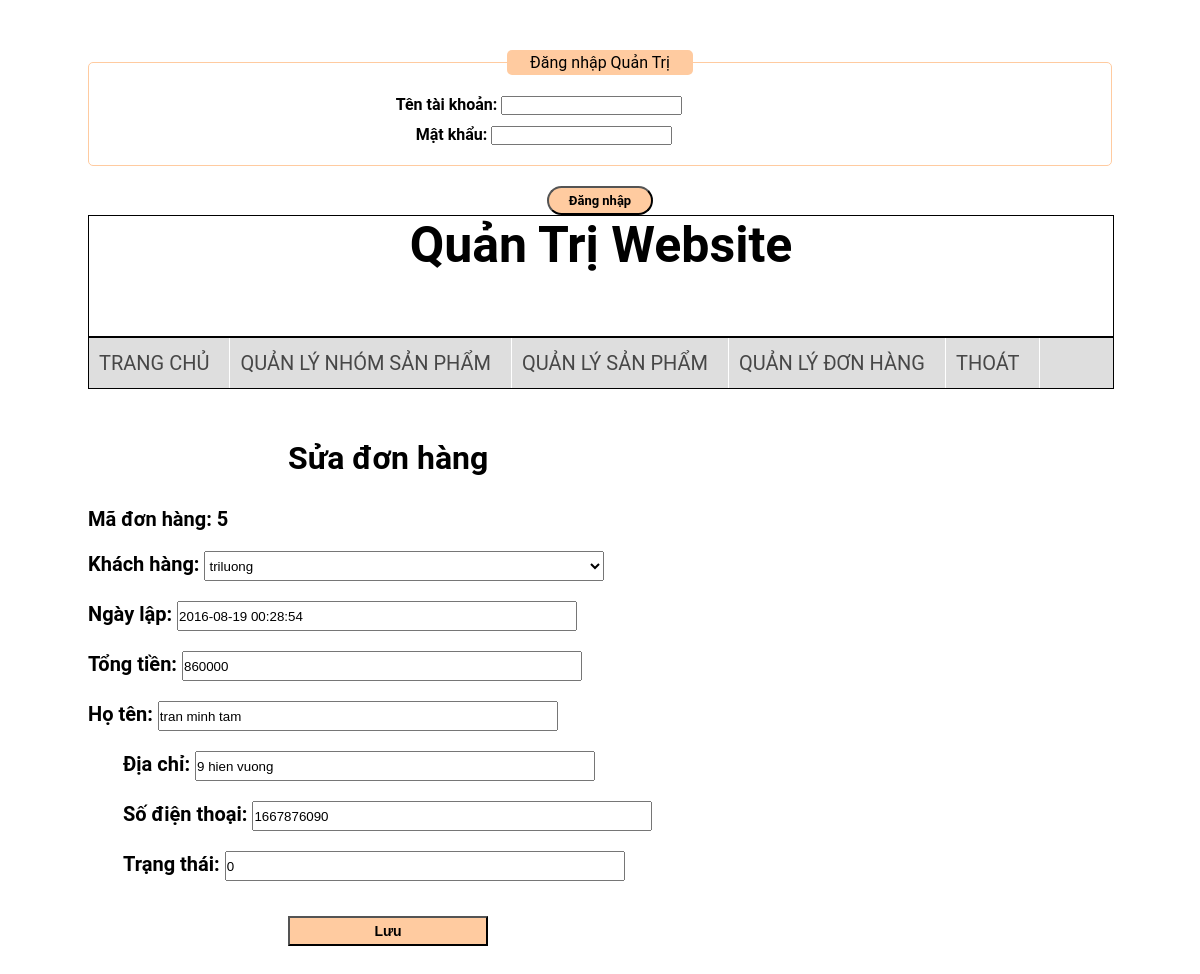
/menshop/suadh.php?suadh=5, run on the app's committed database.
### tables this page shows
CREATE TABLE `donhang` (
  `madh` int(11) NOT NULL,
  `username` varchar(20) NOT NULL,
  `ngaydh` datetime NOT NULL DEFAULT CURRENT_TIMESTAMP,
  `tongtien` int(11) NOT NULL,
  `hotennn` varchar(50) NOT NULL,
  `diachinn` varchar(50) NOT NULL,
  `sdt` varchar(11) NOT NULL,
  `trangthaitt` tinyint(1) NOT NULL
);

### menshop/suadh.php (the view, shortened to what this page needs)
<?php
    if(isset($_SESSION['admin'])){
    }else {
        include_once('loginAdmin.php');
    }
?>
<html>
	<head>
	   	<link rel="stylesheet" type="text/css" href="css/style.css" title="style">
	</head>
	<body>
        <div class="container">
            <div class="header_qt">Quản Trị Website</div>
            <div class="menu_qt">
                <ul>
                    <li><a href="admin.php" style="font-size: 20px; padding-right:20px;">Trang Chủ</a></li>
                    <li><a href="quanlynsp.php" style="font-size: 20px; padding-right:20px;">Quản lý nhóm sản phẩm</a></li>
                    <li><a href="quanlysp.php" style="font-size: 20px; padding-right:20px;">Quản lý sản phẩm</a></li>
                    <li><a href="quanlydh.php" style="font-size: 20px; padding-right:20px;">Quản lý đơn hàng</a></li>
                    <li><a href="logoutadmin.php" style="font-size: 20px; padding-right:20px;">Thoát</a></li>
                </ul>
            </div>
            <div class="conten_qt">
                <?php
                    include('includes/mysqli_connect.php');
                    $id = $_GET['suadh'];
                    $r_suadh = mysqli_query($dbc,"select * from donhang where madh ='".$id."'");
                    $row = mysqli_fetch_array($r_suadh);
                ?>
                 <form action="" method="POST" enctype="multipart/form-data">
                    <h1 style="margin-left: 200px; margin-top: 50px;">Sửa đơn hàng</h1>
                   <div style="margin-top: 30px;">
                        <label for="tennhom" style="font-size: 20px;">Mã đơn hàng: <?php echo $row['madh']?></label>
                    </div>
                    <?php
                        $query = mysqli_query($dbc,"select * from khachhang");
                    ?>
                    <div style="margin-top: 20px;">
                         <label for="tennhom" style="font-size: 20px;">Khách hàng:
                             <select name="kh" style="width: 400; height: 30px;">
                             <?php  while($row1 = mysqli_fetch_array($query)){
                                        if($row1['username'] == $row['username']){
                                ?>
                                <option selected="selected" value="<?php echo $row1['username']?>"><?php echo $row1['username']?></option>
                             <?php }else {
                             ?>
                                <option value="<?php echo $row1['username']?>"><?php echo $row1['username']?></option>
                             <?php }
                                }
                              ?>
                             </select>
                         </label>
                    </div>
                    <div style="margin-top: 20px;">
                        <label for="tennhom"  style="font-size: 20px;">Ngày lập:
                        <input type="text" tabindex="3" name="ngaydh" value="<?php echo $row['ngaydh']?>" style="width: 400; height: 30px;"/></label>
                    </div>
                    <div style="margin-top: 20px;">
                        <label for="tennhom" style="font-size: 20px;">Tổng tiền:
                        <input type="text" tabindex="3" name="tongtien" value="<?php echo $row['tongtien']?>" style="width: 400; height: 30px;"/></label>
                    </div>
                    <div style="margin-top: 20px;">
                         <label for="tennhom" style="font-size: 20px;">Họ tên:
                         <input type="text" tabindex="4" name="hoten" value="<?php echo $row['hotennn']?>" style="width: 400; height: 30px;"/></label>
                    </div>
                    <div style="margin-top: 20px;">
                        <label for="tennhom" style="font-size: 20px; margin-left: 35px;">Địa chỉ:
                        <input type="text" tabindex="5" name="diachi" value="<?php echo $row['diachinn']?>" style="width: 400; height: 30px;"/></label>
                    </div>
                    <div style="margin-top: 20px;">
                        <label for="tennhom" style="font-size: 20px; margin-left: 35px;">Số điện thoại:
                        <input type="text" tabindex="5" name="sdt" value="<?php echo $row['sdt']?>" style="width: 400; height: 30px;"/></label>
                    </div>
                    <div style="margin-top: 20px;">
                        <label for="tennhom" style="font-size: 20px; margin-left: 35px;">Trạng thái:
                        <input type="text" tabindex="5" name="trangthai" value="<?php echo $row['trangthaitt']?>" style="width: 400; height: 30px;"/></label>
                    </div>
                     <button name="luu" value="Lưu" style="margin-bottom: 50px; margin-left: 200px; margin-top: 30px; background: #FFCBA0; height: 30px; width: 200px; font-weight: bold; border-radius: 28; text-align: center; font-size: 14px;">Lưu</button>
                </form>
            </div>
        </div>
    </body>
 </html>

### menshop/css/style.css (style rules this page uses)
body { font-family: "Roboto","segoe ui",Helvetica,Arial,sans-serif; }
* { margin: 0; padding: 0 }
.container { width: 1024px; height: auto; margin: auto; }
.header_qt { width: 1024px;height: 120px; border: 1px solid; font-size: 50px; text-align: center; font-weight: bold; }
.menu_qt { width: 1024px; height: 50px; background:#DEDEDE; border: 1px solid }
.menu_qt ul { width: 1024px; height: 50px; list-style: none; float: left; }
.menu_qt ul li { float: left; line-height: 50px; margin-left: 10px; position: relative; text-align: center; }
.menu_qt ul li a { text-decoration: none; color: #000; display: block; float: left;color: #474747;border-right: 1px solid #fff; text-transform: uppercase; white-space: nowrap; }
label { display: block;width:30em; font-weight: bold;margin: 0px 15px 5px 0px; }

### data on the page
donhang: madh "5", ngaydh "2016-08-19 00:28:54", tongtien "860000", hoten "tran minh tam", diachi "9 hien vuong", sdt "1667876090", trangthai "0"

### other printed values
form field kh "triluong"
